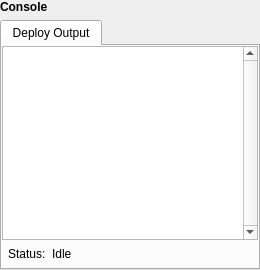
           <widget class="QWidget" name="consoleOutputWidget" native="true">
            <property name="sizePolicy">
             <sizepolicy hsizetype="Expanding" vsizetype="Expanding">
              <horstretch>0</horstretch>
              <verstretch>0</verstretch>
             </sizepolicy>
            </property>
            <property name="minimumSize">
             <size>
              <width>0</width>
              <height>0</height>
             </size>
            </property>
            <layout class="QVBoxLayout" name="consoleOutputLayout">
             <property name="leftMargin">
              <number>0</number>
             </property>
             <property name="topMargin">
              <number>0</number>
             </property>
             <property name="rightMargin">
              <number>0</number>
             </property>
             <property name="bottomMargin">
              <number>0</number>
             </property>
             <item>
              <widget class="QLabel" name="consoleLabel">
               <property name="font">
                <font>
                 <weight>50</weight>
                 <bold>false</bold>
                </font>
               </property>
               <property name="styleSheet">
                <string notr="true"/>
               </property>
               <property name="text">
                <string>&lt;b&gt;Console&lt;/b&gt;</string>
               </property>
               <property name="textFormat">
                <enum>Qt::RichText</enum>
               </property>
              </widget>
             </item>
             <item>
              <widget class="QTabWidget" name="outputTabWidget">
               <property name="currentIndex">
                <number>0</number>
               </property>
               <widget class="QWidget" name="deployOutputTab">
                <attribute name="title">
                 <string>Deploy Output</string>
                </attribute>
                <layout class="QVBoxLayout" name="deployOutputTabLayout">
                 <property name="leftMargin">
                  <number>0</number>
                 </property>
                 <property name="topMargin">
                  <number>0</number>
                 </property>
                 <property name="rightMargin">
                  <number>0</number>
                 </property>
                 <property name="bottomMargin">
                  <number>6</number>
                 </property>
                 <item>
                  <widget class="QTextEdit" name="deployOutputTextBox">
                   <property name="sizePolicy">
                    <sizepolicy hsizetype="Expanding" vsizetype="Expanding">
                     <horstretch>0</horstretch>
                     <verstretch>0</verstretch>
                    </sizepolicy>
                   </property>
                   <property name="minimumSize">
                    <size>
                     <width>0</width>
                     <height>20</height>
                    </size>
                   </property>
                   <property name="styleSheet">
                    <string notr="true"/>
                   </property>
                   <property name="verticalScrollBarPolicy">
                    <enum>Qt::ScrollBarAlwaysOn</enum>
                   </property>
                   <property name="undoRedoEnabled">
                    <bool>false</bool>
                   </property>
                   <property name="readOnly">
                    <bool>true</bool>
                   </property>
                   <property name="textInteractionFlags">
                    <set>Qt::TextSelectableByKeyboard|Qt::TextSelectableByMouse</set>
                   </property>
                  </widget>
                 </item>
                 <item>
                  <layout class="QHBoxLayout" name="deployStatusOutput">
                   <property name="leftMargin">
                    <number>6</number>
                   </property>
                   <item>
                    <widget class="QLabel" name="deployStatusLabelPrefix">
                     <property name="sizePolicy">
                      <sizepolicy hsizetype="Maximum" vsizetype="Preferred">
                       <horstretch>0</horstretch>
                       <verstretch>0</verstretch>
                      </sizepolicy>
                     </property>
                     <property name="minimumSize">
                      <size>
                       <width>0</width>
                       <height>16</height>
                      </size>
                     </property>
                     <property name="baseSize">
                      <size>
                       <width>0</width>
                       <height>0</height>
                      </size>
                     </property>
                     <property name="styleSheet">
                      <string notr="true"/>
                     </property>
                     <property name="text">
                      <string>Status:</string>
                     </property>
                    </widget>
                   </item>
                   <item>
                    <widget class="QLabel" name="deployStatusLabel">
                     <property name="minimumSize">
                      <size>
                       <width>0</width>
                       <height>16</height>
                      </size>
                     </property>
                     <property name="styleSheet">
                      <string notr="true"/>
                     </property>
                     <property name="text">
                      <string>Idle </string>
                     </property>
                    </widget>
                   </item>
                  </layout>
                 </item>
                </layout>
               </widget>
              </widget>
             </item>
            </layout>
           </widget>
